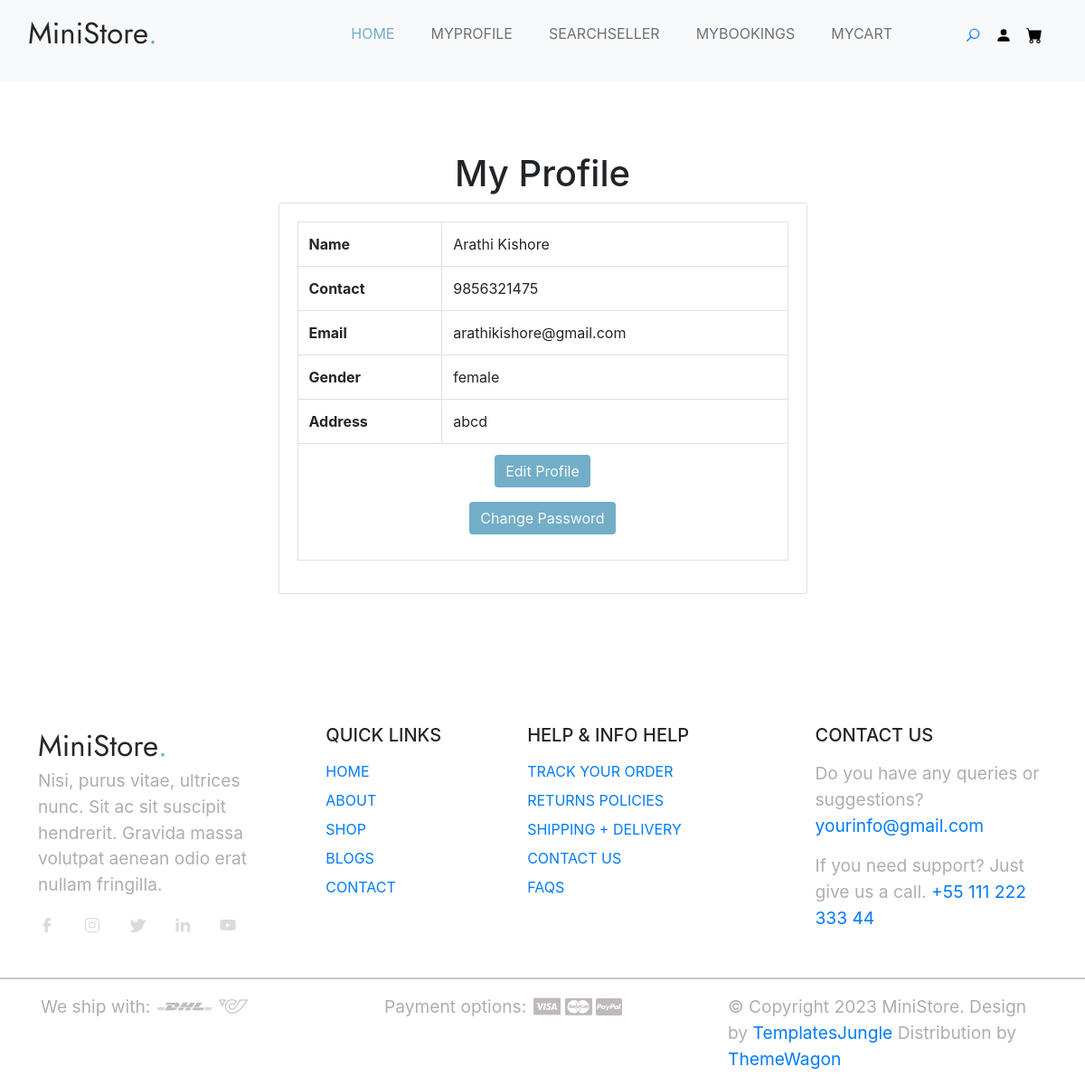
/User/MyProfile/ (signed in), run on the app's committed database.
### Guest/models.py (models this page shows)
class tbl_user(models.Model):
    name=models.CharField(max_length=50)
    contact=models.CharField(max_length=50)
    email=models.EmailField(max_length=50)
    address=models.TextField(max_length=50)
    location=models.ForeignKey(tbl_location,on_delete=models.CASCADE)
    gender=models.CharField(max_length=50)
    photo=models.FileField(upload_to="MemberDocs/")
    password=models.CharField(max_length=50)

### User/views.py (the view)
# urls.py: path('MyProfile/',views.myprofile,name="MyProfile"),
def myprofile(request):
    udata=tbl_user.objects.get(id=request.session['uid'])
    return render(request,"User/MyProfile.html",{'udata':udata})

### User/Templates/User/MyProfile.html (shortened to what this page needs)
{% extends 'User/header.html'%}
{% load static %}
{% block content %}
    <!DOCTYPE html>
<html lang="en">
<head>
    <link rel="stylesheet" href="https://stackpath.bootstrapcdn.com/bootstrap/4.5.2/css/bootstrap.min.css">
</head>
<body>
    <h1 class="text-center">My Profile</h1>
    <div class="row justify-content-center">
        <div class="col-md-6">
            <form action="" method="post">
                <div class="card">
                    <div class="card-body">
                        <table class="table table-bordered">
                            <tr>
                                <th>Name</th>
                                <td>{{udata.name}}</td>
                            </tr>
                            <tr>
                                <th>Contact</th>
                                <td>{{udata.contact}}</td>
                            </tr>
                            <tr>
                                <th>Email</th>
                                <td>{{udata.email}}</td>
                            </tr>
                            <tr>
                                <th>Gender</th>
                                <td>{{udata.gender}}</td>
                            </tr>
                            <tr>
                                <th>Address</th>
                                <td>{{udata.address}}</td>
                            </tr>
                            <tr>
                                <td colspan="2" align="center">
                                    <p><a href="{% url 'User:EditProfile' %}" class="btn btn-primary">Edit Profile</a></p>
                                    <p><a href="{% url 'User:ChangePassword'%}" class="btn btn-primary">Change Password</a></p>
                                </td>
                            </tr>
                        </table>
                    </div>
                </div>
            </form>
        </div>
    </div>
</body>
</html>
      {% endblock content %}

### Guest/static/Main/style.css (style rules this page uses)
:root { --accent-color: #717171; --white-color: #fff; --black-color: #000; --gray-color: #F3F3F3; --gray-color-300: #D8D8D8; --gray-color-500: #AEAEAE; --gray-color-800: #3A3A3A; --light-gray-color: #D7DDDF; --primary-color: #72AEC8; --bs-primary-rgb: 114,174,200; --light-color: #f8f9fa; --dark-color: #212529; --light-blue-color: #EDF1F3; --navbar-color-color: #131814; --swiper-theme-color: #4A4A4A; --swiper-pagination-color: #4A4A4A; }
:root { --body-font : "Lato", sans-serif; --heading-font : "Jost", sans-serif; }
*, *::before, *::after { -webkit-box-sizing: border-box; -moz-box-sizing: border-box; box-sizing: border-box; }
html { box-sizing: border-box; }
body { font-family: var(--body-font); font-size: 14px; font-weight: 500; line-height: 1.6; margin: 0; }
p { font-size: 1.2em; color: var(--gray-color-500); }
a { color: var(--dark-color); text-decoration: none; transition: 0.3s color ease-out; }
.btn.btn-primary { background: var(--primary-color); color: var(--light-color); border: none; }

### data on the page
tbl_user: name "Arathi Kishore", contact "9856321475", email "arathikishore@gmail.com", gender "female", address "abcd"
